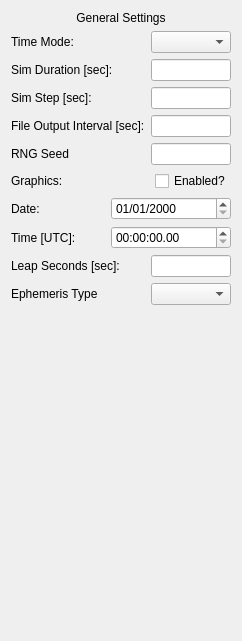
  <widget class="QWidget" name="verticalLayoutWidget_2">
   <property name="geometry">
    <rect>
     <x>10</x>
     <y>10</y>
     <width>241</width>
     <height>641</height>
    </rect>
   </property>
   <layout class="QVBoxLayout" name="verticalLayout_2">
    <item>
     <widget class="QLabel" name="label_41">
      <property name="text">
       <string>General Settings</string>
      </property>
      <property name="alignment">
       <set>Qt::AlignCenter</set>
      </property>
     </widget>
    </item>
    <item>
     <layout class="QHBoxLayout" name="horizontalLayout">
      <item>
       <widget class="QLabel" name="label">
        <property name="text">
         <string>Time Mode:</string>
        </property>
       </widget>
      </item>
      <item>
       <spacer name="horizontalSpacer">
        <property name="orientation">
         <enum>Qt::Horizontal</enum>
        </property>
        <property name="sizeHint" stdset="0">
         <size>
          <width>40</width>
          <height>20</height>
         </size>
        </property>
       </spacer>
      </item>
      <item>
       <widget class="QComboBox" name="simTimeMode">
        <property name="minimumSize">
         <size>
          <width>80</width>
          <height>0</height>
         </size>
        </property>
        <property name="maximumSize">
         <size>
          <width>80</width>
          <height>16777215</height>
         </size>
        </property>
       </widget>
      </item>
     </layout>
    </item>
    <item>
     <layout class="QHBoxLayout" name="horizontalLayout_5">
      <item>
       <widget class="QLabel" name="label_5">
        <property name="text">
         <string>Sim Duration [sec]:</string>
        </property>
       </widget>
      </item>
      <item>
       <spacer name="horizontalSpacer_5">
        <property name="orientation">
         <enum>Qt::Horizontal</enum>
        </property>
        <property name="sizeHint" stdset="0">
         <size>
          <width>40</width>
          <height>20</height>
         </size>
        </property>
       </spacer>
      </item>
      <item>
       <widget class="QLineEdit" name="simSimDur">
        <property name="minimumSize">
         <size>
          <width>80</width>
          <height>0</height>
         </size>
        </property>
        <property name="maximumSize">
         <size>
          <width>80</width>
          <height>16777215</height>
         </size>
        </property>
       </widget>
      </item>
     </layout>
    </item>
    <item>
     <layout class="QHBoxLayout" name="horizontalLayout_8">
      <item>
       <widget class="QLabel" name="label_10">
        <property name="text">
         <string>Sim Step [sec]:</string>
        </property>
       </widget>
      </item>
      <item>
       <spacer name="horizontalSpacer_8">
        <property name="orientation">
         <enum>Qt::Horizontal</enum>
        </property>
        <property name="sizeHint" stdset="0">
         <size>
          <width>40</width>
          <height>20</height>
         </size>
        </property>
       </spacer>
      </item>
      <item>
       <widget class="QLineEdit" name="simSimStep">
        <property name="minimumSize">
         <size>
          <width>80</width>
          <height>0</height>
         </size>
        </property>
        <property name="maximumSize">
         <size>
          <width>80</width>
          <height>16777215</height>
         </size>
        </property>
       </widget>
      </item>
     </layout>
    </item>
    <item>
     <layout class="QHBoxLayout" name="horizontalLayout_6">
      <item>
       <widget class="QLabel" name="label_6">
        <property name="text">
         <string>File Output Interval [sec]:</string>
        </property>
       </widget>
      </item>
      <item>
       <spacer name="horizontalSpacer_6">
        <property name="orientation">
         <enum>Qt::Horizontal</enum>
        </property>
        <property name="sizeHint" stdset="0">
         <size>
          <width>40</width>
          <height>20</height>
         </size>
        </property>
       </spacer>
      </item>
      <item>
       <widget class="QLineEdit" name="simFileInterval">
        <property name="minimumSize">
         <size>
          <width>80</width>
          <height>0</height>
         </size>
        </property>
        <property name="maximumSize">
         <size>
          <width>80</width>
          <height>16777215</height>
         </size>
        </property>
       </widget>
      </item>
     </layout>
    </item>
    <item>
     <layout class="QHBoxLayout" name="horizontalLayout_7">
      <item>
       <widget class="QLabel" name="label_7">
        <property name="text">
         <string>RNG Seed</string>
        </property>
       </widget>
      </item>
      <item>
       <spacer name="horizontalSpacer_7">
        <property name="orientation">
         <enum>Qt::Horizontal</enum>
        </property>
        <property name="sizeHint" stdset="0">
         <size>
          <width>40</width>
          <height>20</height>
         </size>
        </property>
       </spacer>
      </item>
      <item>
       <widget class="QLineEdit" name="simRNGSeed">
        <property name="minimumSize">
         <size>
          <width>80</width>
          <height>0</height>
         </size>
        </property>
        <property name="maximumSize">
         <size>
          <width>80</width>
          <height>16777215</height>
         </size>
        </property>
       </widget>
      </item>
     </layout>
    </item>
    <item>
     <layout class="QHBoxLayout" name="horizontalLayout_3">
      <item>
       <widget class="QLabel" name="label_3">
        <property name="text">
         <string>Graphics:</string>
        </property>
       </widget>
      </item>
      <item>
       <spacer name="horizontalSpacer_3">
        <property name="orientation">
         <enum>Qt::Horizontal</enum>
        </property>
        <property name="sizeHint" stdset="0">
         <size>
          <width>40</width>
          <height>20</height>
         </size>
        </property>
       </spacer>
      </item>
      <item>
       <widget class="QCheckBox" name="simGraphicsEn">
        <property name="text">
         <string>Enabled?</string>
        </property>
       </widget>
      </item>
     </layout>
    </item>
    <item>
     <layout class="QHBoxLayout" name="horizontalLayout_9">
      <item>
       <widget class="QLabel" name="label_9">
        <property name="text">
         <string>Date:</string>
        </property>
       </widget>
      </item>
      <item>
       <spacer name="horizontalSpacer_4">
        <property name="orientation">
         <enum>Qt::Horizontal</enum>
        </property>
        <property name="sizeHint" stdset="0">
         <size>
          <width>40</width>
          <height>20</height>
         </size>
        </property>
       </spacer>
      </item>
      <item>
       <widget class="QDateEdit" name="simDate">
        <property name="minimumSize">
         <size>
          <width>120</width>
          <height>0</height>
         </size>
        </property>
        <property name="maximumSize">
         <size>
          <width>120</width>
          <height>16777215</height>
         </size>
        </property>
        <property name="displayFormat">
         <string>MM/dd/yyyy</string>
        </property>
       </widget>
      </item>
     </layout>
    </item>
    <item>
     <layout class="QHBoxLayout" name="horizontalLayout_2">
      <item>
       <widget class="QLabel" name="label_47">
        <property name="text">
         <string>Time [UTC]:</string>
        </property>
       </widget>
      </item>
      <item>
       <spacer name="horizontalSpacer_2">
        <property name="orientation">
         <enum>Qt::Horizontal</enum>
        </property>
        <property name="sizeHint" stdset="0">
         <size>
          <width>40</width>
          <height>20</height>
         </size>
        </property>
       </spacer>
      </item>
      <item>
       <widget class="QTimeEdit" name="simTime">
        <property name="minimumSize">
         <size>
          <width>120</width>
          <height>0</height>
         </size>
        </property>
        <property name="maximumSize">
         <size>
          <width>120</width>
          <height>16777215</height>
         </size>
        </property>
        <property name="displayFormat">
         <string>hh:mm:ss.zz</string>
        </property>
       </widget>
      </item>
     </layout>
    </item>
    <item>
     <layout class="QHBoxLayout" name="horizontalLayout_11">
      <item>
       <widget class="QLabel" name="label_11">
        <property name="text">
         <string>Leap Seconds [sec]:</string>
        </property>
       </widget>
      </item>
      <item>
       <spacer name="horizontalSpacer_11">
        <property name="orientation">
         <enum>Qt::Horizontal</enum>
        </property>
        <property name="sizeHint" stdset="0">
         <size>
          <width>40</width>
          <height>20</height>
         </size>
        </property>
       </spacer>
      </item>
      <item>
       <widget class="QLineEdit" name="simLeapSec">
        <property name="minimumSize">
         <size>
          <width>80</width>
          <height>0</height>
         </size>
        </property>
        <property name="maximumSize">
         <size>
          <width>80</width>
          <height>16777215</height>
         </size>
        </property>
       </widget>
      </item>
     </layout>
    </item>
    <item>
     <layout class="QHBoxLayout" name="horizontalLayout_40">
      <item>
       <widget class="QLabel" name="label_37">
        <property name="text">
         <string>Ephemeris Type</string>
        </property>
       </widget>
      </item>
      <item>
       <spacer name="horizontalSpacer_40">
        <property name="orientation">
         <enum>Qt::Horizontal</enum>
        </property>
        <property name="sizeHint" stdset="0">
         <size>
          <width>40</width>
          <height>20</height>
         </size>
        </property>
       </spacer>
      </item>
      <item>
       <widget class="QComboBox" name="simEphem">
        <property name="minimumSize">
         <size>
          <width>80</width>
          <height>0</height>
         </size>
        </property>
        <property name="maximumSize">
         <size>
          <width>80</width>
          <height>16777215</height>
         </size>
        </property>
       </widget>
      </item>
     </layout>
    </item>
    <item>
     <spacer name="verticalSpacer">
      <property name="orientation">
       <enum>Qt::Vertical</enum>
      </property>
      <property name="sizeHint" stdset="0">
       <size>
        <width>20</width>
        <height>40</height>
       </size>
      </property>
     </spacer>
    </item>
   </layout>
  </widget>
